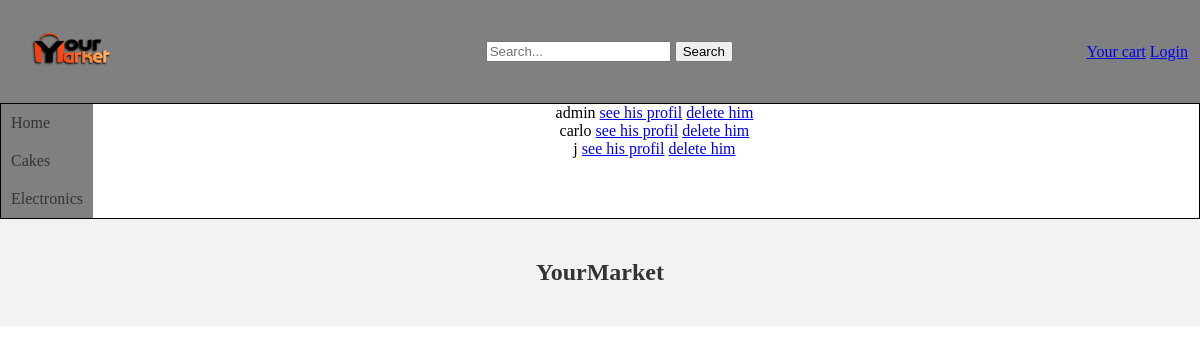
/findUser.php, run on the app's committed database.
### tables this page shows
CREATE TABLE IF NOT EXISTS `users` (
  `username` varchar(100) NOT NULL,
  `firstName` varchar(100) NOT NULL,
  `familyName` varchar(100) NOT NULL,
  `email` varchar(100) NOT NULL,
  `phone` varchar(15) NOT NULL,
  `passwd` varchar(100) NOT NULL,
  `roles` int NOT NULL,
  `activated` tinyint(1) NOT NULL,
  PRIMARY KEY (`username`)
);

### findUser.php (the view, shortened to what this page needs)
<!DOCTYPE html>
<html>
<head>
  <link rel="stylesheet" type="text/css" href="Constant/styles.css">
</head>
<body>
    <head>
        <?php include('Constant/head.php'); ?>
    </head>
    <div class="page">
      <nav>
          <?php include('Constant/navbar.php'); ?>
      </nav>
      <div class="content">
        <?php
        global $conn;
        $himself = $_SESSION["username"];
        $sql = "SELECT username FROM users where username!='$himself'";
        $result = $conn->query($sql);
        if($result->num_rows>0){
            while ($row = $result->fetch_assoc()){
                echo $row["username"];
                echo ' <a href="seeProfil.php?username='.$row["username"].'">see his profil</a> ';
                echo '<a href="findUser.php?deleteUsername='.$row["username"].'">delete him</a>';
                echo '<br>';
            }
        }
        ?>
      </div>
    </div>
  <footer>
    <?php
    include('Constant/footer.php');
    ?>
  </footer>
</body>
</html>

### Constant/styles.css (style rules this page uses)
body { margin: 0; padding: 0; }
nav { width: 10%; left: 0; flex-grow: 1; }
.page { border: 1px solid black; display: flex; }
.content { text-align: center; width: 100%; }

### data on the page
users: username "admin"
users: username "carlo"
users: username "j"
